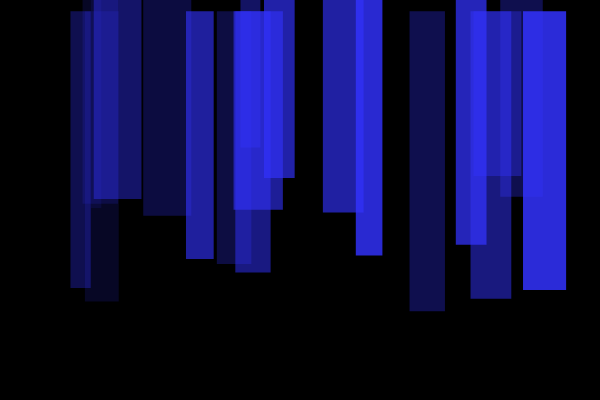
Frame 1 (no input)
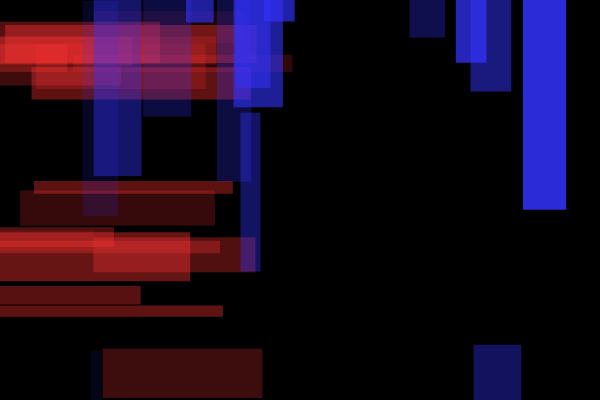
Frame 60 (no input)
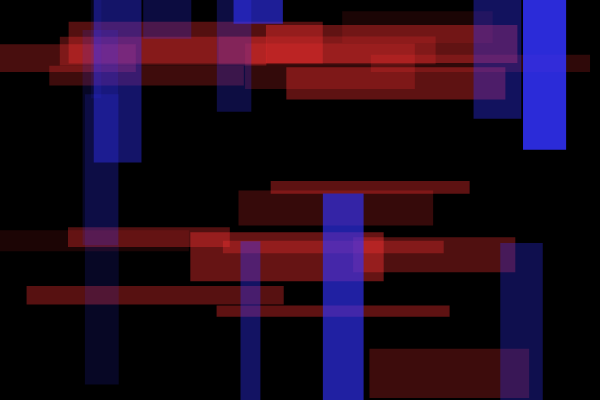
Frame 120 (the mouse pressed at the canvas centre since frame 60)

The p5.js sketch that drew these frames (run headless with seeded random() and noise() and a simulated clock; from frame 60 on, the mouse is pressed at the canvas centre):

// p5.js sketch
// ── sketch.js
var rectangle1 = new Array(20);
var rectangle2 = new Array(20);
var w, h, x, y, xSpeed, ySpeed;

function setup() {
  createCanvas(600, 400);
  noStroke();
  ellipseMode(CENTER);
  colorMode(HSB, 360, 100, 100, 100);
  smooth();
  for (var i = 0; i < rectangle1.length; i++) {
    w = random(150, 300);
    h = random(10, 50);
    x = -w;
    y = random(0, height-h);
    xSpeed = random(1, 5);
    ySpeed = 0;
    rectangle1[i] = new Rectangle(x, y, w, h, color(0, 80, 100, random(10, 40)), xSpeed, ySpeed);
  }
  for (var i = 0; i < rectangle2.length; i++) {
    w = random(10, 50);
    h = random(150, 300);
    x = random(0, width-w);
    y = -y;
    xSpeed = 0;
    ySpeed = random(5, 15);
    rectangle2[i] = new Rectangle(x, y, w, h, color(240, 80, 100, random(10, 90)), xSpeed, ySpeed);
  }
}

function draw() {
  background(0);
  for (var i = 0; i < rectangle1.length; i ++ ) {
    rectangle1[i].drawRect();
    rectangle1[i].moveRect();
  }
  for (var i = 0; i < rectangle2.length; i ++ ) {
    rectangle2[i].drawRect();
    rectangle2[i].moveRect();
  }
}
// ── Rectangle.js
function Rectangle(x, y, w, h, c, xSpeed, ySpeed) {
  this.moveRect = function() {
    x = x + xSpeed;
    y = y + ySpeed;

    if (x > width + w) {
      x = -w;
    }

    if (y > height + h) {
      y = -h;
    }
  }

  this.drawRect = function() {
    fill(c);
    rect(x, y, w, h);
  }
}
